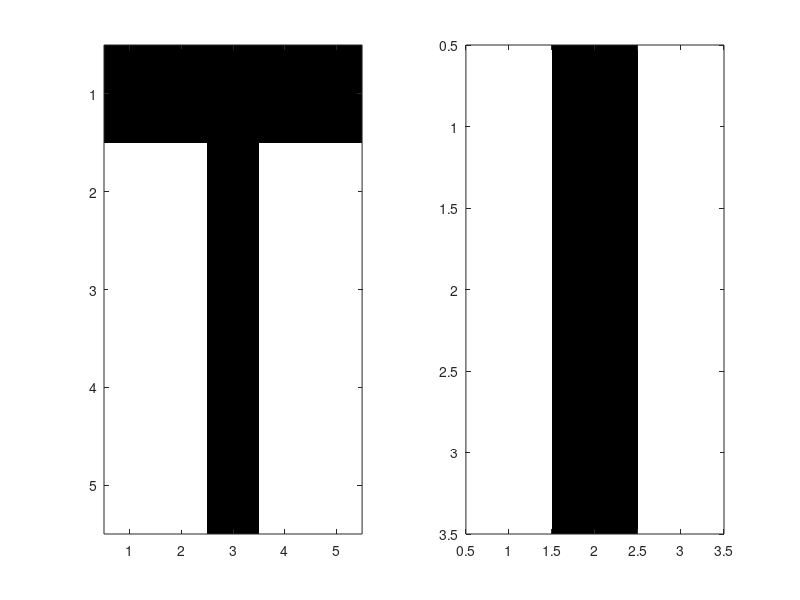

This figure's MATLAB source:
clear all;
clc;

% 3x3 Image Convolution
image = [128 128 128 128 128; 255 255 128 255 255 ;255 255 128 255 255 ; 255 255 128 255 255 ; 255 255 128 255 255 ];

kernel = [ -1 -1 -1; -1 8 -1; -1 -1 -1]; 

result = conv2(image,kernel, 'valid')


result = uint8(result);

subplot(1,2,1);
imagesc(image);
colormap gray

subplot(1,2,2);
imagesc(result);
colormap gray


